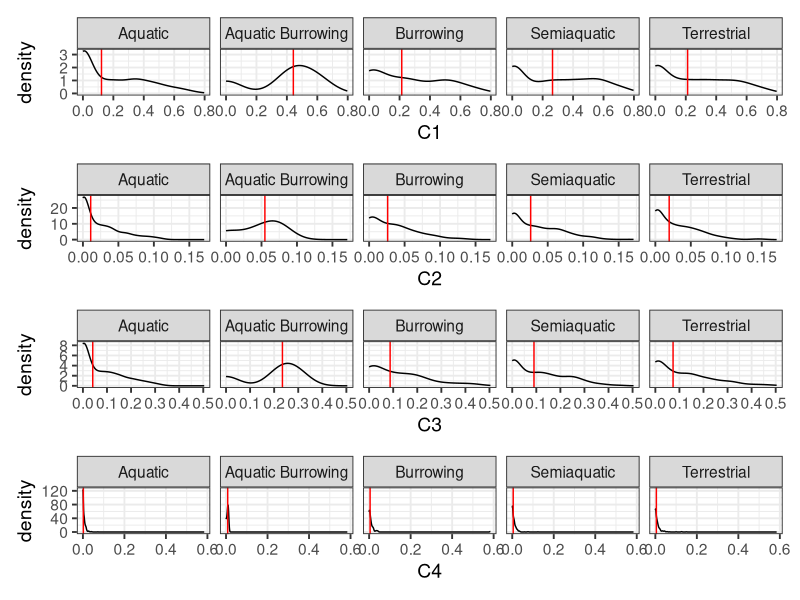
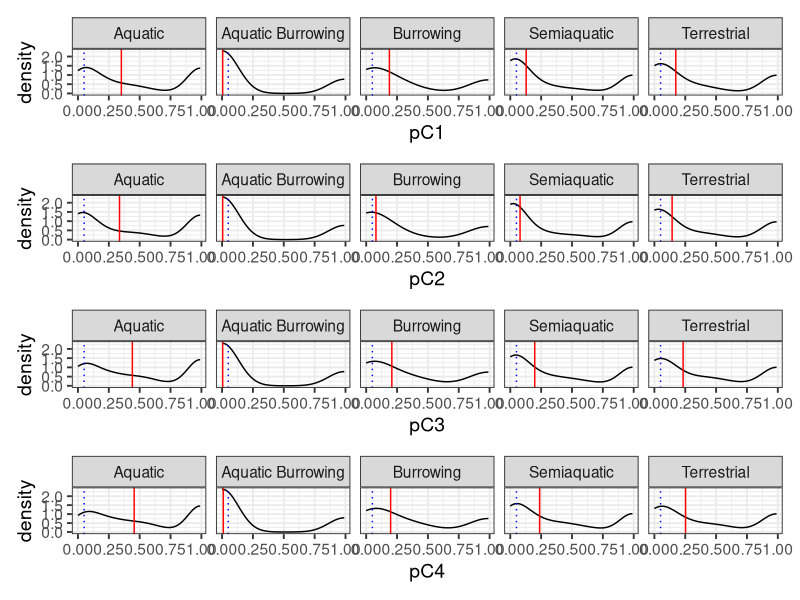
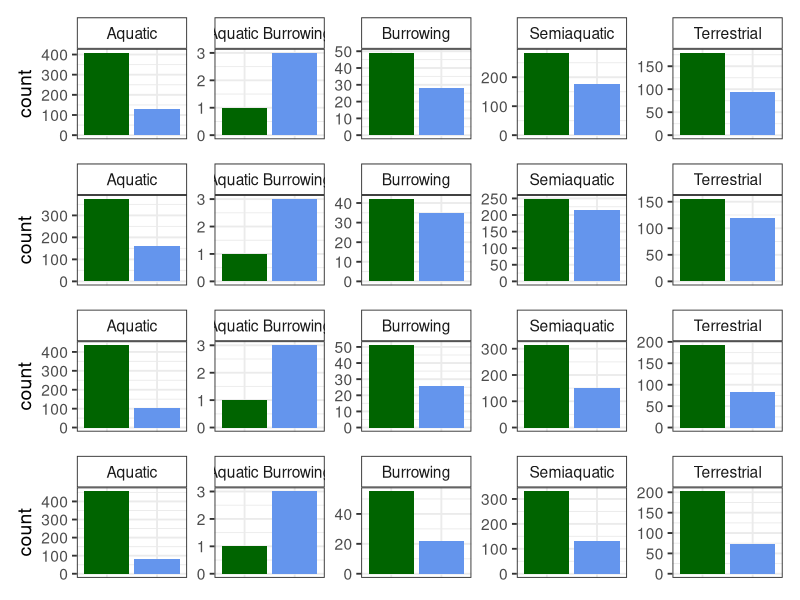
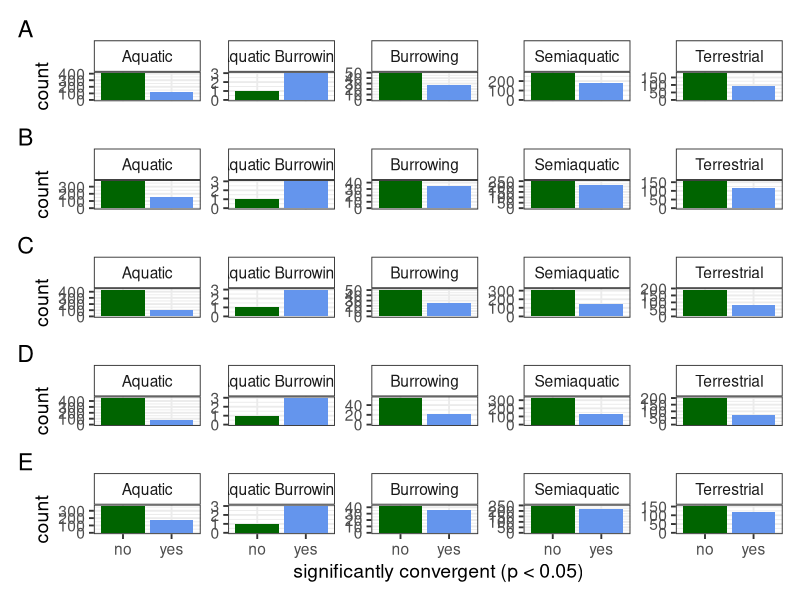
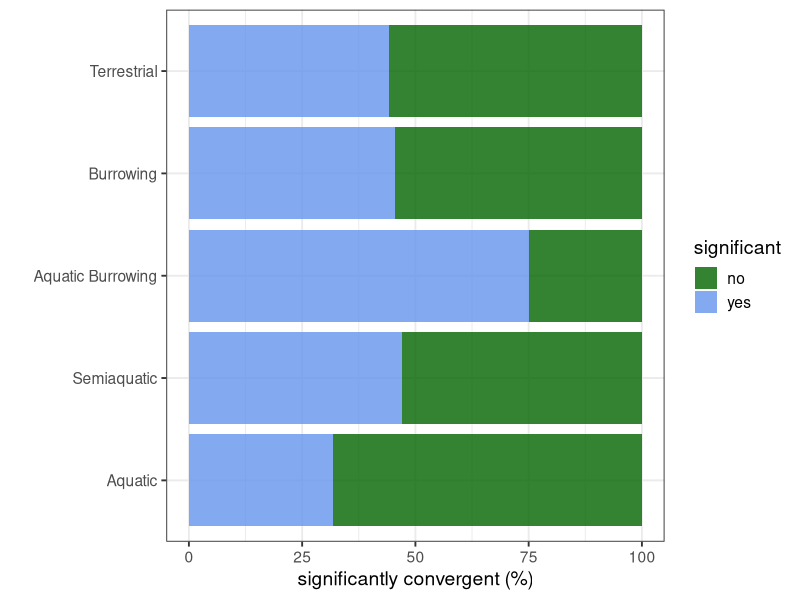

Write R code to recreate these figures, in order.
# Phylogenetic convergence testing for linear data
# Stayton's distance-based metric
# Summaries from looping over all putative pairs of convergent taxa
# 2022
#-------------------------------------
# Load libraries
library(tidyverse)
library(patchwork)

remove_x <- 
  theme(axis.title.x=element_blank(),
        axis.text.x=element_blank(),
        axis.ticks.x=element_blank())

#------------------------------------------------------------
# Import results
#------------------------------------------------------------
results <- read_csv("outputs/GMM/Tables/convevol-results-pairs-GMM.csv") 

#------------------------------------------------------------
# Summaries
#------------------------------------------------------------  

sumDat <- 
  results %>%
  group_by(Habit) %>%
  summarise(across(C1:pC4, median))

results <- 
  results %>%
  mutate(converge1 = case_when(pC1 < 0.05 ~ "Yes", pC1 >= 0.05 ~ "No")) %>%
  mutate(converge2 = case_when(pC2 < 0.05 ~ "Yes", pC2 >= 0.05 ~ "No")) %>%
  mutate(converge3 = case_when(pC3 < 0.05 ~ "Yes", pC3 >= 0.05 ~ "No")) %>%
  mutate(converge4 = case_when(pC4 < 0.05 ~ "Yes", pC4 >= 0.05 ~ "No")) %>%
  mutate(overall = case_when(pC1 < 0.05 | pC2 < 0.05 | pC4 < 0.05 | pC4 < 0.05 ~ 1)) %>%
  mutate(overall = case_when(is.na(overall) ~ 0, !is.na(overall) ~ 1))

significant <- 
results %>%
  group_by(Habit) %>%
  summarise(yes = sum(overall),
            N = n(),
            no = N - yes,
            percent = yes/N * 100)
#------------------------------------------------------------
# Plots - C values
#------------------------------------------------------------  

c1 <-
  ggplot(results, aes(x = C1)) +
  geom_density() +
  geom_vline(data = sumDat, aes(xintercept = C1), colour = "red") +
  facet_wrap(~Habit, ncol = 5) +
  theme_bw((base_size = 14))

c2 <-
  ggplot(results, aes(x = C2)) +
  geom_density() +
  geom_vline(data = sumDat, aes(xintercept = C2), colour = "red") +
  facet_wrap(~Habit, ncol = 5) +
  theme_bw((base_size = 14))

c3 <-
  ggplot(results, aes(x = C3)) +
  geom_density() +
  geom_vline(data = sumDat, aes(xintercept = C3), colour = "red") +
  facet_wrap(~Habit, ncol = 5) +
  theme_bw((base_size = 14))

c4 <-
  ggplot(results, aes(x = C4)) +
  geom_density() +
  geom_vline(data = sumDat, aes(xintercept = C4), colour = "red") +
  facet_wrap(~Habit, ncol = 5) +
  theme_bw((base_size = 14))

# Plot them all
c1/c2/c3/c4  

#------------------------------------------------------------
# Plots - p values
#------------------------------------------------------------  

pc1 <-
  ggplot(results, aes(x = pC1)) +
  geom_density() +
  geom_vline(xintercept = 0.05, colour = "blue", lty = "dotted") +
  geom_vline(data = sumDat, aes(xintercept = pC1), colour = "red") +
  facet_wrap(~Habit, ncol = 5) +
  theme_bw((base_size = 14))

pc2 <-
  ggplot(results, aes(x = pC2)) +
  geom_density() +
  geom_vline(xintercept = 0.05, colour = "blue", lty = "dotted") +
  geom_vline(data = sumDat, aes(xintercept = pC2), colour = "red") +
  facet_wrap(~Habit, ncol = 5) +
  theme_bw((base_size = 14))

pc3 <-
  ggplot(results, aes(x = pC3)) +
  geom_density() +
  geom_vline(data = sumDat, aes(xintercept = pC3), colour = "red") +
  geom_vline(xintercept = 0.05, colour = "blue", lty = "dotted") +
  facet_wrap(~Habit, ncol = 5) +
  theme_bw((base_size = 14))

pc4 <-
  ggplot(results, aes(x = pC4)) +
  geom_density() +
  geom_vline(data = sumDat, aes(xintercept = pC4), colour = "red") +
  geom_vline(xintercept = 0.05, colour = "blue", lty = "dotted") +
  facet_wrap(~Habit, ncol = 5) +
  theme_bw((base_size = 14))

# Plot them all
pc1/pc2/pc3/pc4  

#------------------------------------------------------------
# Plots - converged
#------------------------------------------------------------  

con1 <-
  ggplot(results, aes(x = converge1, fill = converge1)) +
  geom_histogram(stat = "count") +
  facet_wrap(~Habit, ncol = 5, scales = "free_y") +
  theme_bw((base_size = 14))+
  scale_fill_manual(values = c("darkgreen", "cornflowerblue")) +
  theme(strip.background = element_rect(fill = "white")) +
  scale_x_discrete(labels = c("no", "yes")) +
  theme(legend.position = "none") +
  remove_x

con2 <-
  ggplot(results, aes(x = converge2, fill = converge2)) +
  geom_histogram(stat = "count") +
  facet_wrap(~Habit, ncol = 5, scales = "free_y") +
  theme_bw((base_size = 14))+
  scale_fill_manual(values = c("darkgreen", "cornflowerblue")) +
  theme(strip.background = element_rect(fill = "white")) +
  scale_x_discrete(labels = c("no", "yes")) +
  theme(legend.position = "none") +
  remove_x

con3 <-
  ggplot(results, aes(x = converge3, fill = converge3)) +
  geom_histogram(stat = "count") +
  facet_wrap(~Habit, ncol = 5, scales = "free_y") +
  theme_bw((base_size = 14))+
  scale_fill_manual(values = c("darkgreen", "cornflowerblue")) +
  theme(strip.background = element_rect(fill = "white")) +
  scale_x_discrete(labels = c("no", "yes")) +
  theme(legend.position = "none") +
  remove_x

con4 <-
  ggplot(results, aes(x = converge4, fill = converge4)) +
  geom_histogram(stat = "count") +
  facet_wrap(~Habit, ncol = 5, scales = "free_y") +
  theme_bw((base_size = 14)) +
  scale_fill_manual(values = c("darkgreen", "cornflowerblue")) +
  theme(strip.background = element_rect(fill = "white")) +
  scale_x_discrete(labels = c("no", "yes")) +
  theme(legend.position = "none") +
  remove_x

# Plot them all
con1/con2/con3/con4  

#--------------------------------------------------
# Overall results
#--------------------------------------------------
all <-
  ggplot(results, aes(x = as.character(overall), fill = as.character(overall))) +
  geom_histogram(stat = "count") +
  facet_wrap(~Habit, ncol = 5, scales = "free_y") +
  theme_bw((base_size = 14)) +
  scale_fill_manual(values = c("darkgreen", "cornflowerblue")) +
  theme(strip.background = element_rect(fill = "white")) +
  scale_x_discrete(labels = c("no", "yes")) +
  theme(legend.position = "none") +
  xlab("significantly convergent (p < 0.05)")

# Plot them all
con1/con2/con3/con4/all + plot_annotation(tag_levels = "A") 

#----------------------------------------------------
# Stacked bars
#----------------------------------------------------
stackedds <- 
  significant %>%
  pivot_longer(cols = c(yes, no), names_to = "significant", values_to = "number") %>%
  mutate(percent2 = number/N * 100) %>%
  mutate(Habit = factor(Habit, levels = c("Aquatic", "Semiaquatic", "Aquatic Burrowing", "Burrowing", "Terrestrial")))

ggplot(stackedds, aes(y = percent2, x = Habit, fill = significant)) + 
  geom_col(alpha = 0.8) +
  scale_fill_manual(values = c("darkgreen", "cornflowerblue")) +
  coord_flip() +
  theme_bw(base_size = 14) +
  ylab("significantly convergent (%)") +
  xlab("")
